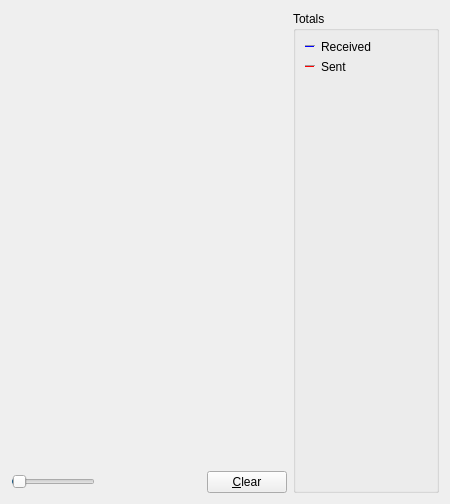
     <widget class="QWidget" name="tab_nettraffic">
      <attribute name="title">
       <string>&amp;Network Traffic</string>
      </attribute>
      <layout class="QHBoxLayout" name="horizontalLayout_3">
       <item>
        <layout class="QVBoxLayout" name="verticalLayout_4">
         <item>
          <widget class="TrafficGraphWidget" name="trafficGraph" native="true">
           <property name="sizePolicy">
            <sizepolicy hsizetype="Expanding" vsizetype="Expanding">
             <horstretch>0</horstretch>
             <verstretch>0</verstretch>
            </sizepolicy>
           </property>
          </widget>
         </item>
         <item>
          <layout class="QHBoxLayout" name="horizontalLayout_2">
           <item>
            <widget class="QSlider" name="sldGraphRange">
             <property name="minimum">
              <number>1</number>
             </property>
             <property name="maximum">
              <number>288</number>
             </property>
             <property name="pageStep">
              <number>12</number>
             </property>
             <property name="value">
              <number>6</number>
             </property>
             <property name="orientation">
              <enum>Qt::Horizontal</enum>
             </property>
            </widget>
           </item>
           <item>
            <widget class="QLabel" name="lblGraphRange">
             <property name="minimumSize">
              <size>
               <width>100</width>
               <height>0</height>
              </size>
             </property>
             <property name="alignment">
              <set>Qt::AlignCenter</set>
             </property>
            </widget>
           </item>
           <item>
            <widget class="QPushButton" name="btnClearTrafficGraph">
             <property name="text">
              <string>&amp;Clear</string>
             </property>
             <property name="autoDefault">
              <bool>false</bool>
             </property>
            </widget>
           </item>
          </layout>
         </item>
        </layout>
       </item>
       <item>
        <layout class="QVBoxLayout" name="verticalLayout">
         <item>
          <widget class="QGroupBox" name="groupBox">
           <property name="title">
            <string>Totals</string>
           </property>
           <layout class="QVBoxLayout" name="verticalLayout_5">
            <item>
             <layout class="QHBoxLayout" name="horizontalLayout_4">
              <item>
               <widget class="Line" name="line">
                <property name="sizePolicy">
                 <sizepolicy hsizetype="Fixed" vsizetype="Fixed">
                  <horstretch>0</horstretch>
                  <verstretch>0</verstretch>
                 </sizepolicy>
                </property>
                <property name="minimumSize">
                 <size>
                  <width>10</width>
                  <height>0</height>
                 </size>
                </property>
                <property name="palette">
                 <palette>
                  <active>
                   <colorrole role="Light">
                    <brush brushstyle="SolidPattern">
                     <color alpha="255">
                      <red>0</red>
                      <blue>255</blue>
                      <blue>0</blue>
                     </color>
                    </brush>
                   </colorrole>
                  </active>
                  <inactive>
                   <colorrole role="Light">
                    <brush brushstyle="SolidPattern">
                     <color alpha="255">
                      <red>0</red>
                      <blue>255</blue>
                      <blue>0</blue>
                     </color>
                    </brush>
                   </colorrole>
                  </inactive>
                  <disabled>
                   <colorrole role="Light">
                    <brush brushstyle="SolidPattern">
                     <color alpha="255">
                      <red>0</red>
                      <blue>255</blue>
                      <blue>0</blue>
                     </color>
                    </brush>
                   </colorrole>
                  </disabled>
                 </palette>
                </property>
                <property name="orientation">
                 <enum>Qt::Horizontal</enum>
                </property>
               </widget>
              </item>
              <item>
               <widget class="QLabel" name="label_16">
                <property name="text">
                 <string>Received</string>
                </property>
               </widget>
              </item>
              <item>
               <widget class="QLabel" name="lblBytesIn">
                <property name="minimumSize">
                 <size>
                  <width>50</width>
                  <height>0</height>
                 </size>
                </property>
                <property name="alignment">
                 <set>Qt::AlignRight|Qt::AlignTrailing|Qt::AlignVCenter</set>
                </property>
               </widget>
              </item>
             </layout>
            </item>
            <item>
             <layout class="QHBoxLayout" name="horizontalLayout_5">
              <item>
               <widget class="Line" name="line_2">
                <property name="sizePolicy">
                 <sizepolicy hsizetype="Fixed" vsizetype="Fixed">
                  <horstretch>0</horstretch>
                  <verstretch>0</verstretch>
                 </sizepolicy>
                </property>
                <property name="minimumSize">
                 <size>
                  <width>10</width>
                  <height>0</height>
                 </size>
                </property>
                <property name="palette">
                 <palette>
                  <active>
                   <colorrole role="Light">
                    <brush brushstyle="SolidPattern">
                     <color alpha="255">
                      <red>255</red>
                      <blue>0</blue>
                      <blue>0</blue>
                     </color>
                    </brush>
                   </colorrole>
                  </active>
                  <inactive>
                   <colorrole role="Light">
                    <brush brushstyle="SolidPattern">
                     <color alpha="255">
                      <red>255</red>
                      <blue>0</blue>
                      <blue>0</blue>
                     </color>
                    </brush>
                   </colorrole>
                  </inactive>
                  <disabled>
                   <colorrole role="Light">
                    <brush brushstyle="SolidPattern">
                     <color alpha="255">
                      <red>255</red>
                      <blue>0</blue>
                      <blue>0</blue>
                     </color>
                    </brush>
                   </colorrole>
                  </disabled>
                 </palette>
                </property>
                <property name="orientation">
                 <enum>Qt::Horizontal</enum>
                </property>
               </widget>
              </item>
              <item>
               <widget class="QLabel" name="label_17">
                <property name="text">
                 <string>Sent</string>
                </property>
               </widget>
              </item>
              <item>
               <widget class="QLabel" name="lblBytesOut">
                <property name="minimumSize">
                 <size>
                  <width>50</width>
                  <height>0</height>
                 </size>
                </property>
                <property name="alignment">
                 <set>Qt::AlignRight|Qt::AlignTrailing|Qt::AlignVCenter</set>
                </property>
               </widget>
              </item>
             </layout>
            </item>
            <item>
             <spacer name="verticalSpacer_4">
              <property name="orientation">
               <enum>Qt::Vertical</enum>
              </property>
              <property name="sizeHint" stdset="0">
               <size>
                <width>20</width>
                <height>407</height>
               </size>
              </property>
             </spacer>
            </item>
           </layout>
          </widget>
         </item>
        </layout>
       </item>
      </layout>
     </widget>
